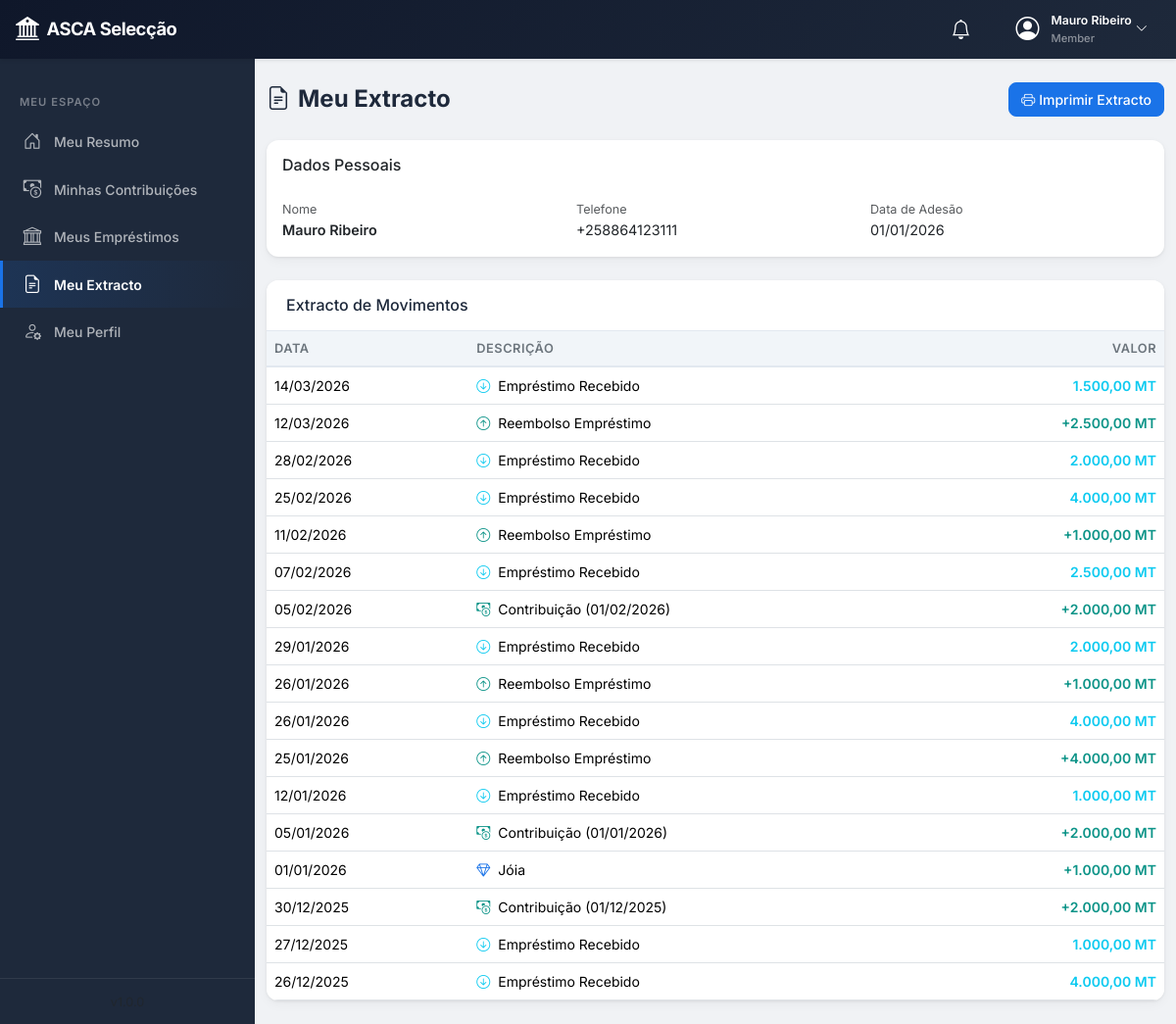
The app's page /pages/member/meu_extracto.php (signed in) with its own data.
### tables this page shows
CREATE TABLE `members` (
  `id` int(11) NOT NULL,
  `full_name` varchar(200) NOT NULL,
  `phone` varchar(20) DEFAULT NULL,
  `email` varchar(150) DEFAULT NULL,
  `id_number` varchar(50) DEFAULT NULL,
  `address` varchar(300) DEFAULT NULL,
  `join_date` date NOT NULL,
  `status` enum('active','inactive','suspended') DEFAULT 'active',
  `notes` text DEFAULT NULL,
  `created_at` datetime DEFAULT current_timestamp(),
  `updated_at` datetime DEFAULT current_timestamp() ON UPDATE current_timestamp()
);

CREATE TABLE `loans` (
  `id` int(11) NOT NULL,
  `member_id` int(11) NOT NULL,
  `cycle_id` int(11) NOT NULL,
  `amount` decimal(12,2) NOT NULL,
  `disbursement_date` date NOT NULL,
  `due_date` date NOT NULL,
  `status` enum('active','paid','overdue','defaulted') DEFAULT 'active',
  `notes` text DEFAULT NULL,
  `created_at` datetime DEFAULT current_timestamp(),
  `updated_at` datetime DEFAULT current_timestamp() ON UPDATE current_timestamp()
);

CREATE TABLE `loan_repayments` (
  `id` int(11) NOT NULL,
  `loan_id` int(11) NOT NULL,
  `member_id` int(11) NOT NULL,
  `amount` decimal(12,2) NOT NULL,
  `paid_date` date NOT NULL,
  `payment_method` enum('cash','mpesa','bank_transfer') DEFAULT 'cash',
  `receipt_ref` varchar(50) DEFAULT NULL,
  `notes` text DEFAULT NULL,
  `created_at` datetime DEFAULT current_timestamp()
);

CREATE TABLE `contributions` (
  `id` int(11) NOT NULL,
  `member_id` int(11) NOT NULL,
  `cycle_id` int(11) NOT NULL,
  `reference_month` date NOT NULL,
  `amount` decimal(12,2) NOT NULL,
  `paid_date` date NOT NULL,
  `due_date` date NOT NULL,
  `is_late` tinyint(1) DEFAULT 0,
  `late_fee` decimal(12,2) DEFAULT 0.00,
  `payment_method` enum('cash','mpesa','bank_transfer') DEFAULT 'cash',
  `receipt_ref` varchar(50) DEFAULT NULL,
  `notes` text DEFAULT NULL,
  `created_at` datetime DEFAULT current_timestamp()
);

CREATE TABLE `joias` (
  `id` int(11) NOT NULL,
  `member_id` int(11) NOT NULL,
  `cycle_id` int(11) NOT NULL,
  `amount` decimal(12,2) NOT NULL DEFAULT 1000.00,
  `paid_date` date DEFAULT NULL,
  `status` enum('pending','paid') DEFAULT 'pending',
  `receipt_ref` varchar(50) DEFAULT NULL,
  `notes` text DEFAULT NULL,
  `created_at` datetime DEFAULT current_timestamp()
);

### config/database.php (called while the page is built, shortened)
<?php
class Database {
    private static ?Database $instance = null;
    private PDO $pdo;
    private string $host;
    private string $dbname;
    private string $username;
    private string $password;
    private string $charset = 'utf8mb4';
    private function __construct() {
        $hostHeader = $_SERVER['HTTP_HOST'] ?? '';
        $isLocal = (strpos($hostHeader, 'localhost') !== false || $hostHeader === '127.0.0.1');
        if ($isLocal) {
            $this->host     = getenv('DB_HOST') ?: '127.0.0.1';
            $this->dbname   = getenv('DB_NAME') ?: 'asca_seleccao';
            $this->username = getenv('DB_USER') ?: 'root';
            $this->password = getenv('DB_PASS') ?: '';
        } else {
            $this->host     = getenv('DB_HOST') ?: 'localhost';
            $this->dbname   = getenv('DB_NAME') ?: 'fdlmoz_ascaselecdb';
            $this->username = getenv('DB_USER') ?: 'fdlmoz_ascselecusr';
            $this->password = getenv('DB_PASS') ?: 'M_ym9.@r4HdbMpET';
        }
        if (strpos($this->host, ':') !== false) {
            [$hostPart, $portPart] = explode(':', $this->host, 2);
            $this->host = $hostPart;
            $this->port = $portPart;
        } else {
            $this->port = '3306';
        }
        $dsn = "mysql:host={$this->host};port={$this->port};dbname={$this->dbname};charset={$this->charset}";
        try {
            $this->pdo = new PDO($dsn, $this->username, $this->password, [
                PDO::ATTR_ERRMODE            => PDO::ERRMODE_EXCEPTION,
                PDO::ATTR_DEFAULT_FETCH_MODE => PDO::FETCH_ASSOC,
                PDO::ATTR_EMULATE_PREPARES   => false,
            ]);
        } catch (PDOException $e) {
            die("Erro de conexão à base de dados: " . $e->getMessage());
        }
    }
    public static function getInstance(): self {
        if (self::$instance === null) {
            self::$instance = new self();
        }
        return self::$instance;
    }
    public function query(string $sql, array $params = []): PDOStatement {
        $stmt = $this->pdo->prepare($sql);
        $stmt->execute($params);
        return $stmt;
    }
    public function fetchAll(string $sql, array $params = []): array {
        return $this->query($sql, $params)->fetchAll();
    }
    public function fetch(string $sql, array $params = []): array|false {
        return $this->query($sql, $params)->fetch();
    }
}

### config/session.php (called while the page is built, shortened)
<?php
function getSelectedCycleId(): ?int {
    return $_SESSION['selected_cycle_id'] ?? null;
}

### includes/functions.php (called while the page is built, shortened)
<?php
require_once __DIR__ . '/../config/constants.php';
require_once __DIR__ . '/../config/database.php';
function formatMoney(float $value): string {
    return number_format($value, 2, ',', '.') . ' ' . APP_CURRENCY;
}
function formatDate(?string $date): string {
    return date('d/m/Y', strtotime($date));
}
function sanitize(string $input): string {
    return htmlspecialchars(trim($input), ENT_QUOTES, 'UTF-8');
}
function getActiveCycle(): ?array {
    $db = Database::getInstance();
    $cycleId = getSelectedCycleId();
    if ($cycleId) {
        $cycle = $db->fetch("SELECT * FROM cycles WHERE id = ?", [$cycleId]);
        if ($cycle) return $cycle;
    }
    $cycle = $db->fetch("SELECT * FROM cycles WHERE is_active = 1 ORDER BY start_date DESC LIMIT 1");
    return $cycle;
}

### pages/member/meu_extracto.php (the view, shortened to what this page needs)
<?php
require_once __DIR__ . '/../../config/session.php';
require_once __DIR__ . '/../../includes/header.php';
require_once __DIR__ . '/../../includes/sidebar.php';
$db = Database::getInstance();
$memberId = $_SESSION['member_id'];
$cycle = getActiveCycle();
$cycleId = $cycle ? $cycle['id'] : 0;
$member = $db->fetch("SELECT * FROM members WHERE id = ?", [$memberId]);
?>
<div class="page-header">
    <div>
        <h1><i class="bi bi-file-earmark-text me-2"></i>Meu Extracto</h1>
    </div>
    <a href="<?= BASE_URL ?>/api/reports_api.php?report=member_extract&member_id=<?= $memberId ?>&cycle_id=<?= $cycleId ?>"
       target="_blank" class="btn btn-primary">
        <i class="bi bi-printer me-1"></i>Imprimir Extracto
    </a>
</div>
<div class="card mb-4">
    <div class="card-body">
        <h6>Dados Pessoais</h6>
        <div class="row g-3 mt-1">
            <div class="col-md-4"><small class="text-muted">Nome</small><div class="fw-600"><?= sanitize($member['full_name']) ?></div></div>
            <div class="col-md-4"><small class="text-muted">Telefone</small><div><?= sanitize($member['phone'] ?: '—') ?></div></div>
            <div class="col-md-4"><small class="text-muted">Data de Adesão</small><div><?= formatDate($member['join_date']) ?></div></div>
        </div>
    </div>
</div>
<?php
$transactions = [];
$contribs = $db->fetchAll("SELECT 'contribution' as type, paid_date as date, amount, reference_month, is_late, late_fee FROM contributions WHERE member_id = ? AND cycle_id = ?", [$memberId, $cycleId]);
foreach ($contribs as $c) {
    $label = 'Contribuição (' . formatDate($c['reference_month']) . ')';
    $transactions[] = ['date' => $c['date'], 'type' => 'credit', 'label' => $label, 'amount' => $c['amount'], 'icon' => 'bi-cash-coin text-success'];
}
$joias = $db->fetchAll("SELECT 'joia' as type, paid_date as date, amount FROM joias WHERE member_id = ? AND cycle_id = ? AND status = 'paid'", [$memberId, $cycleId]);
foreach ($joias as $j) {
    $transactions[] = ['date' => $j['date'], 'type' => 'credit', 'label' => 'Jóia', 'amount' => $j['amount'], 'icon' => 'bi-gem text-primary'];
}
$loans = $db->fetchAll("SELECT id, disbursement_date as date, amount FROM loans WHERE member_id = ? AND cycle_id = ?", [$memberId, $cycleId]);
foreach ($loans as $l) {
    $transactions[] = ['date' => $l['date'], 'type' => 'debit', 'label' => 'Empréstimo Recebido', 'amount' => $l['amount'], 'icon' => 'bi-arrow-down-circle text-info'];
    $repayments = $db->fetchAll("SELECT paid_date as date, amount FROM loan_repayments WHERE loan_id = ?", [$l['id']]);
    foreach ($repayments as $r) {
        $transactions[] = ['date' => $r['date'], 'type' => 'credit', 'label' => 'Reembolso Empréstimo', 'amount' => $r['amount'], 'icon' => 'bi-arrow-up-circle text-success'];
    }
}
usort($transactions, fn($a, $b) => strcmp($b['date'], $a['date']));
?>
<div class="table-card">
    <div class="card-header">
        <h6 class="mb-0">Extracto de Movimentos</h6>
    </div>
    <div class="table-responsive">
        <table class="table table-hover mb-0">
            <thead>
                <tr><th>Data</th><th>Descrição</th><th class="text-end">Valor</th></tr>
            </thead>
            <tbody>
                <?php if (empty($transactions)): ?>
                <tr><td colspan="3" class="text-center text-muted py-4">Sem movimentos registados</td></tr>
                <?php else: foreach ($transactions as $t): ?>
                <tr>
                    <td><?= formatDate($t['date']) ?></td>
                    <td><i class="bi <?= $t['icon'] ?> me-2"></i><?= $t['label'] ?></td>
                    <td class="text-end fw-600 <?= $t['type'] === 'credit' ? 'text-success' : 'text-info' ?>">
                        <?= $t['type'] === 'credit' ? '+' : '' ?><?= formatMoney($t['amount']) ?>
                    </td>
                </tr>
                <?php endforeach; endif; ?>
            </tbody>
        </table>
    </div>
</div>
<?php require_once __DIR__ . '/../../includes/footer.php'; ?>

### assets/css/style.css (style rules this page uses)
:root { --primary: #1a73e8; --primary-dark: #1557b0; --primary-light: #4a90d9; --secondary: #6c757d; --success: #0d9488; --success-light: #14b8a6; --danger: #dc2626; --warning: #f59e0b; --info: #0ea5e9; --dark: #1e293b; --darker: #0f172a; --light: #f1f5f9; --body-bg: #f0f2f5; --sidebar-bg: #1e293b; --sidebar-w: 260px; --navbar-h: 60px; --font-family: 'Inter', -apple-system, BlinkMacSystemFont, 'Segoe UI', sans-serif; --radius: 12px; --radius-sm: 8px; --shadow: 0 1px 3px rgba(0, 0, 0, .08), 0 4px 12px rgba(0, 0, 0, .04); --shadow-md: 0 4px 16px rgba(0, 0, 0, .1); --transition: all .25s cubic-bezier(.4, 0, .2, 1); --skeleton-bg: #e2e8f0; }
* { box-sizing: border-box; }
body { font-family: var(--font-family); background: var(--body-bg); color: var(--dark); font-size: 0.9rem; overflow-x: hidden; }
.card { border: none; border-radius: var(--radius); box-shadow: var(--shadow); transition: var(--transition); }
.table-card { background: #fff; border-radius: var(--radius); box-shadow: var(--shadow); overflow: hidden; }
.table-card .card-header { background: #fff; border-bottom: 1px solid #e2e8f0; padding: 1rem 1.25rem; }
.table thead th { background: var(--light); font-weight: 600; font-size: .8rem; text-transform: uppercase; letter-spacing: .5px; color: var(--secondary); border-bottom: 2px solid #e2e8f0; white-space: nowrap; }
.table td { vertical-align: middle; font-size: .875rem; }
.btn { border-radius: var(--radius-sm); font-weight: 500; font-size: .875rem; transition: var(--transition); }
.btn-primary { background: var(--primary); border-color: var(--primary); }
.page-header { display: flex; justify-content: space-between; align-items: center; margin-bottom: 1.5rem; flex-wrap: wrap; gap: .75rem; }
.page-header h1 { font-size: 1.5rem; font-weight: 700; margin: 0; }
.text-primary { color: var(--primary) !important; }
.text-success { color: var(--success) !important; }
.fw-600 { font-weight: 600; }

### records on screen
members: full_name "Mauro Ribeiro", phone "+258864123111", join_date "01/01/2026"
loans: disbursement_date "14/03/2026", label "Empréstimo Recebido", amount "1.500,00 MT"
loan_repayments: paid_date "12/03/2026", label "Reembolso Empréstimo", amount "2.500,00 MT"
loans: disbursement_date "28/02/2026", label "Empréstimo Recebido", amount "2.000,00 MT"
loans: disbursement_date "25/02/2026", label "Empréstimo Recebido", amount "4.000,00 MT"
loan_repayments: paid_date "11/02/2026", label "Reembolso Empréstimo", amount "1.000,00 MT"
loans: disbursement_date "07/02/2026", label "Empréstimo Recebido", amount "2.500,00 MT"
contributions: paid_date "05/02/2026", label "Contribuição (01/02/2026)", amount "2.000,00 MT"
loans: disbursement_date "29/01/2026", label "Empréstimo Recebido", amount "2.000,00 MT"
loan_repayments: paid_date "26/01/2026", label "Reembolso Empréstimo", amount "1.000,00 MT"
loans: disbursement_date "26/01/2026", label "Empréstimo Recebido", amount "4.000,00 MT"
loan_repayments: paid_date "25/01/2026", label "Reembolso Empréstimo", amount "4.000,00 MT"
loans: disbursement_date "12/01/2026", label "Empréstimo Recebido", amount "1.000,00 MT"
contributions: paid_date "05/01/2026", label "Contribuição (01/01/2026)", amount "2.000,00 MT"
joias: paid_date "01/01/2026", label "Jóia", amount "1.000,00 MT"
loans: disbursement_date "27/12/2025", label "Empréstimo Recebido", amount "1.000,00 MT"
loans: disbursement_date "26/12/2025", label "Empréstimo Recebido", amount "4.000,00 MT"

### other values on screen
APP_NAME "ASCA Selecção"
$currentUser['full_name'] "Mauro Ribeiro"
$currentUser['role'] "Member"
formatDate($t['date']) "30/12/2025"
$t['label'] "Contribuição (01/12/2025)"
formatMoney($t['amount']) "2.000,00 MT"
